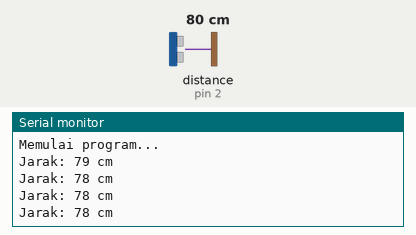
A sketch run on a simulated Arduino Uno, built with avr-gcc and run on an emulated ATmega328P. Shown: the last lines printed to the serial monitor. Wiring (inferred from the names in the program): ultrasonic range finder: trigger pin 3; echo pin 2. The inputs (shaded band) are chosen by the test bench; at power-on: distance to the obstacle (sensor on pin 2) 80 cm. The echo pulse lasts 58.3 µs per cm.

Above: at 1.2 s.
1.3 s: distance to the obstacle (sensor on pin 2) set to 2 cm
At 1.73 s:
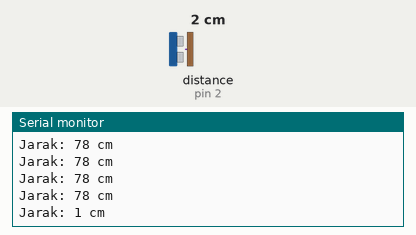
2.8 s: distance to the obstacle (sensor on pin 2) set to 4 cm
At 2.94 s:
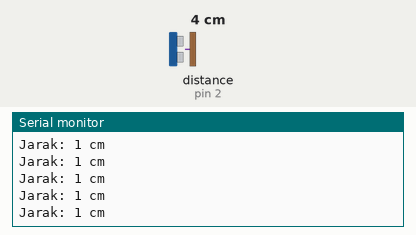
Timing chart, 0 to 5.8 s (numbered marks = the images above; inputs shaded):
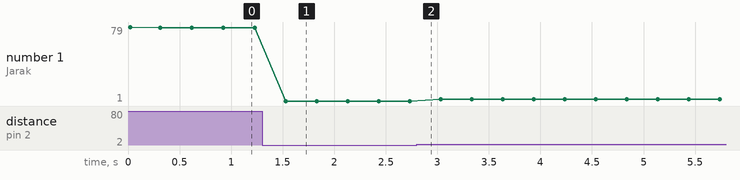

The sketch:

sensor_jarak.ino
```cpp
#define echo 2 // pin ECHO di D2
#define trig 3 // pin TRIGGER di D3

int n;

void setup() {
  pinMode(trig, OUTPUT);  // set pin trigger sebagai OUTPUT
  pinMode(echo, INPUT);   // set pin echo sebagai INPUT
  Serial.begin(9600);     // memulai serial komunikasi dengan kecepatan baudrate 9600
  Serial.println("Memulai program...");
}

void loop() {
  n = bacaJarak();
  Serial.println("Jarak: "+String(n)+" cm");
  delay(300);
}

int bacaJarak(){
  digitalWrite(trig, LOW);
  delayMicroseconds(2);
  digitalWrite(trig, HIGH);
  delayMicroseconds(10);
  digitalWrite(trig, LOW);
  long durasi = pulseIn(echo, HIGH);
  // Calculating the distance
  int jarak = durasi * 0.034 / 2;
  return jarak;
}
```

Measured:
- after the input at 1.3 s, the serial monitor: prints a new line after 0.23 s (image 1)
- plotted number 1: 78 → 1 after the input at 1.3 s, 1 → 3 after the input at 2.8 s
